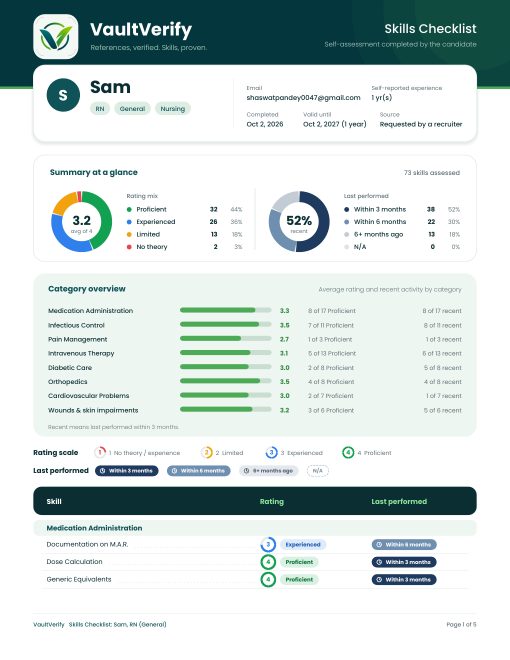
#> input picture download/pdfcheck/refhi-1.png, 1020 x 1320 px, found by its file name (shown at 1/2 size)
$ python pdfref_analyze3.py
#> lines starting #> are read from the running program, lines starting #| are printed output that depends on the picture
#!/usr/bin/env python3
"""Follow-up: pills, ring zoom, header line, text colors."""
from PIL import Image
BASE = "/home/z/my-project/download/pdfcheck"
p1 = Image.open(f"{BASE}/refhi-1.png").convert("RGB")
#> p1 is the input picture: PIL image 1020x1320 RGB; mean R, G, B 208.2, 219.2, 217.9
p5 = Image.open(f"{BASE}/refhi-5.png").convert("RGB")
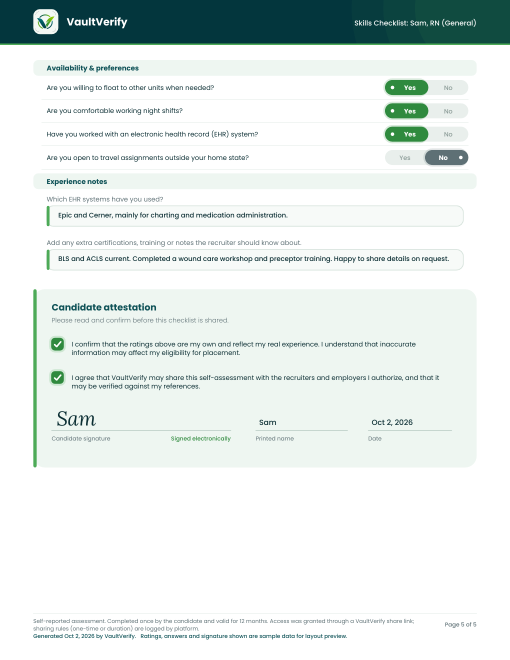
#> input picture download/pdfcheck/refhi-5.png, 1020 x 1320 px, found by its file name (shown at 1/2 size)
#> p5 is the input picture: PIL image 1020x1320 RGB; mean R, G, B 227.5, 234.9, 232.8

def hexat(img, x, y):
    r, g, b = img.getpixel((x, y))
    return f"#{r:02x}{g:02x}{b:02x}"

def vscan(img, x, y0, y1, label):
    prev = None; out = []
    for y in range(y0, y1):
        q = tuple(v // 12 for v in img.getpixel((x, y)))
        if q != prev: out.append(f"y={y}:{hexat(img,x,y)}"); prev = q
    print(f"[vscan {label} x={x}] " + " ".join(out))

def hscan(img, y, x0, x1, label, maxn=50):
    prev = None; out = []
    for x in range(x0, x1):
        q = tuple(v // 12 for v in img.getpixel((x, y)))
        if q != prev: out.append(f"x={x}:{hexat(img,x,y)}"); prev = q
    print(f"[hscan {label} y={y}] " + " ".join(out[:maxn]))

vscan(p1, 200, 200, 248, "RN pill vertical")
#> the loop in vscan, `for y in range(y0, y1):` made 48 passes
#> (r in hexat, g in hexat, b in hexat, prev) on passes 1, 4, 5, 14, 15, 23, 31, 32: (255, 255, 255, (21, 21, 21)), (232, 243, 236, (19, 20, 19)), (221, 237, 227, (18, 19, 18)), (139, 175, 171, (11, 14, 14)), (104, 149, 147, (8, 12, 12)), (221, 237, 227, (18, 19, 18)), (250, 252, 251, (20, 21, 20)), (255, 255, 255, (21, 21, 21))
#> q on passes 2, 3, 6, 7, 8, 9: (21, 21, 21), (21, 21, 21), (18, 19, 18), (18, 19, 18), (18, 19, 18), (18, 19, 18)
#> after the loop in vscan, `for y in range(y0, y1):`: out = ['y=200:#ffffff', 'y=203:#e8f3ec', 'y=204:#ddede3', 'y=213:#8bafab', 'y=214:#689593', 'y=222:#ddede3', 'y=230:#fafcfb', 'y=231:#ffffff']
#| [vscan RN pill vertical x=200] y=200:#ffffff y=203:#e8f3ec y=204:#ddede3 y=213:#8bafab y=214:#689593 y=222:#ddede3 y=230:#fafcfb y=231:#ffffff
vscan(p1, 265, 200, 248, "General pill vertical")
#> the loop in vscan (call 2), `for y in range(y0, y1):` made 48 passes
#| [vscan General pill vertical x=265] y=200:#ffffff y=203:#e8f3ec y=204:#ddede3 y=230:#fafcfb y=231:#ffffff
hscan(p1, 133, 0, 300, "p1 y=133 green line?")
#> the loop in hscan, `for x in range(x0, x1):` made 300 passes
#> (r in hexat, g in hexat, b in hexat, prev) on pass 1: (3, 54, 61, (0, 4, 5))
#> prev on passes 77, 78, 80, 81: (12, 14, 14), (18, 19, 19), (20, 20, 20), (21, 21, 21)
#> after the loop in hscan, `for x in range(x0, x1):`: out = ['x=0:#03363d', 'x=76:#95acac', 'x=77:#e2eae6', 'x=79:#f4f7f6', 'x=80:#fefefe']
#| [hscan p1 y=133 green line? y=133] x=0:#03363d x=76:#95acac x=77:#e2eae6 x=79:#f4f7f6 x=80:#fefefe
hscan(p1, 137, 0, 300, "p1 y=137")
#> the loop in hscan (call 2), `for x in range(x0, x1):` made 300 passes
#> prev on passes 72 to 75: (1, 5, 6), (17, 18, 18), (19, 19, 19), (21, 21, 21)
#| [hscan p1 y=137 y=137] x=0:#03363d x=71:#15444a x=72:#d1dcd9 x=73:#e4ebe8 x=74:#fcfdfc
hscan(p1, 944, 440, 740, "legend pale pill")
#> (printed output is left out)
hscan(p1, 1001, 460, 640, "table band Rating text")
#> (printed output is left out)
hscan(p1, 1098, 95, 540, "skill name + dotted leader")
#| [hscan skill name + dotted leader y=1098] x=95:#ffffff x=523:#f6fafe x=524:#438cef x=525:#2f80ed x=530:#a7c9f7 x=531:#ffffff
hscan(p1, 1088, 700, 960, "row1 recency pill extent")
#> (printed output is left out)
vscan(p1, 700, 1104, 1124, "row divider between rows")
#| [vscan row divider between rows x=700] y=1104:#ffffff y=1106:#e2eae6 y=1107:#ffffff
hscan(p1, 415, 550, 620, "recent donut pale seg")
#| [hscan recent donut pale seg y=415] x=550:#c3ccd5 x=571:#f8f8f9 x=572:#ffffff
hscan(p1, 1268, 60, 350, "footer texts")
#| [hscan footer texts y=1268] x=60:#ffffff
print("73 skills assessed gray:", hexat(p1, 900, 352))
#| 73 skills assessed gray: #ffffff
print("mix legend label:", hexat(p1, 280, 428))
#| mix legend label: #ffffff
print("p5 statement text:", hexat(p5, 200, 690))
#| p5 statement text: #eef6f1
print("p5 question gray:", hexat(p5, 100, 404))
#| p5 question gray: #ffffff
print("p5 card heading:", hexat(p5, 110, 620))
#| p5 card heading: #0f5257
print("p1 heading sample2:", hexat(p1, 104, 350), hexat(p1, 112, 349))
#| p1 heading sample2: #eff3f3 #356d72

# ring zoom: 300dpi render of page1 region around ring (536,1095) and legend ring1 (200,908)
import subprocess
subprocess.run(["pdftoppm","-png","-r","300","-f","1","-l","1",
  "/home/z/my-project/upload/VaultVerify-Skills-Checklist-Sam-Full-Colors (3).pdf",
  f"{BASE}/ref300"],check=True)
#> (this line was passed over: subprocess is not available in this run)
big = Image.open(f"{BASE}/ref300-1.png").convert("RGB")
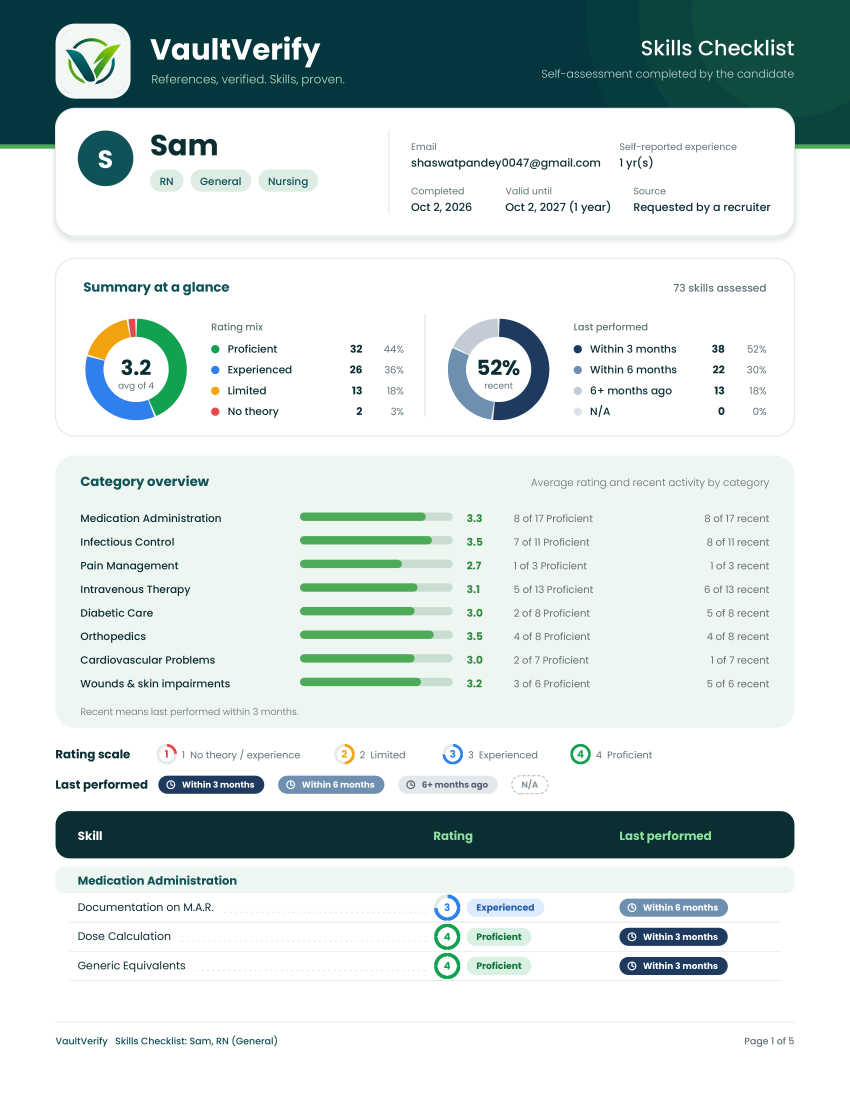
#> input picture download/pdfcheck/ref300-1.png, 2550 x 3300 px, found by its file name (shown at 1/3 size)
#> big is the input picture: PIL image 2550x3300 RGB; mean R, G, B 208.2, 219.2, 217.9
print("300dpi size:", big.size)
#| 300dpi size: (2550, 3300)
K = 2.5
box = (int(505*K), int(1065*K), int(575*K), int(1135*K))
big.crop(box).resize((560,560), Image.NEAREST).save(f"{BASE}/crops/ring_row.png")
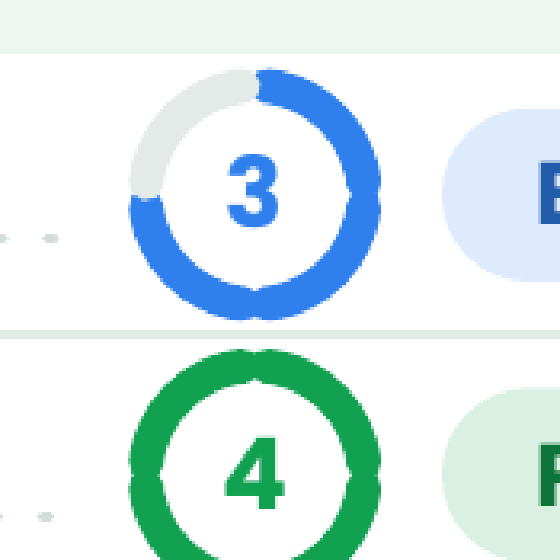
#> saved as ring_row.png: PIL image 560x560 RGB; mean R, G, B 218, 236.2, 237.3
box2 = (int(180*K), int(880*K), int(230*K), int(935*K))
big.crop(box2).resize((400,440), Image.NEAREST).save(f"{BASE}/crops/ring_legend.png")
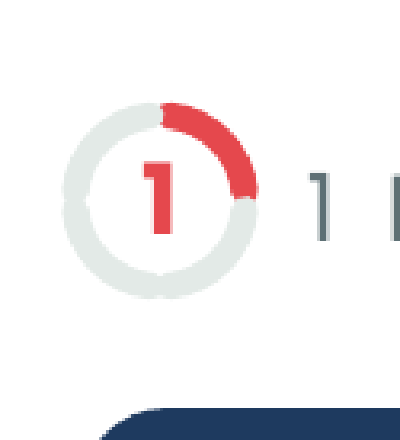
#> saved as ring_legend.png: PIL image 400x440 RGB; mean R, G, B 240.1, 237.7, 239.6
print("ring crops saved")
